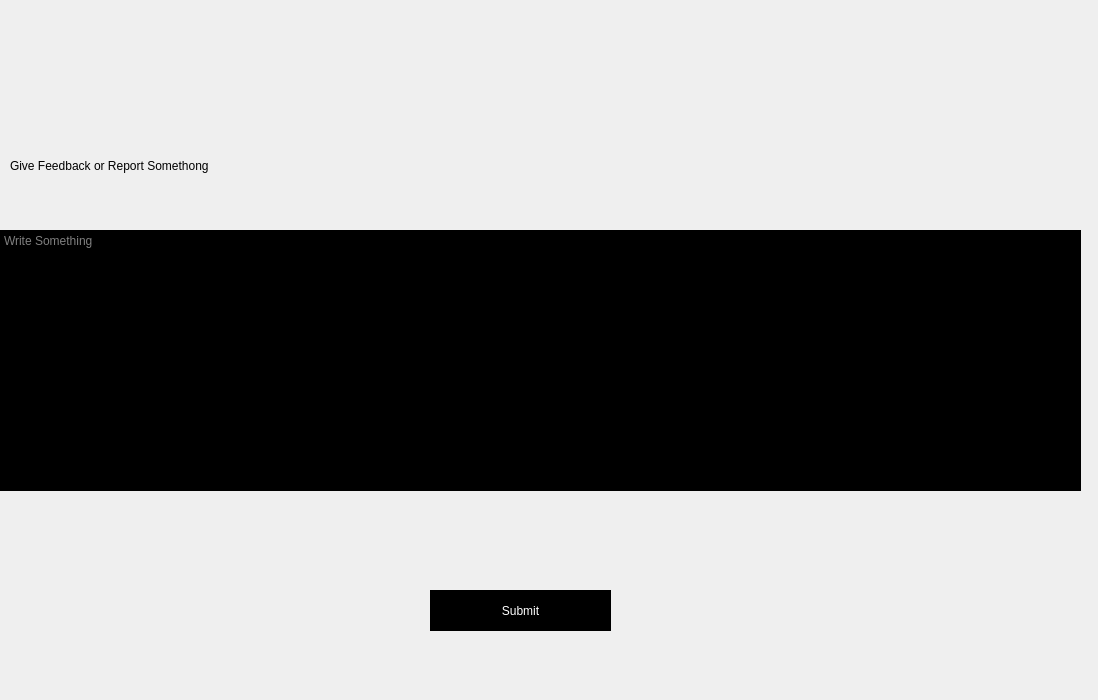
<?xml version="1.0" encoding="UTF-8"?>
<ui version="4.0">
 <class>treport</class>
 <widget class="QDialog" name="treport">
  <property name="enabled">
   <bool>true</bool>
  </property>
  <property name="geometry">
   <rect>
    <x>0</x>
    <y>0</y>
    <width>1098</width>
    <height>700</height>
   </rect>
  </property>
  <property name="windowTitle">
   <string>Report</string>
  </property>
  <property name="styleSheet">
   <string notr="true">*{background-image: url(:/img/img/inside.jpg);}
QMessageBox{
    font: 87 10pt &quot;Segoe UI Black&quot;;
}
QPushButton:pressed{
	background-color: rgb(255, 212, 39);
   border-radius:6px;
}</string>
  </property>
  <widget class="QLabel" name="label_icon">
   <property name="geometry">
    <rect>
     <x>420</x>
     <y>0</y>
     <width>231</width>
     <height>111</height>
    </rect>
   </property>
   <property name="text">
    <string/>
   </property>
   <property name="pixmap">
    <pixmap resource="resources.qrc">:/img/img/icon.png</pixmap>
   </property>
  </widget>
  <widget class="QLabel" name="label">
   <property name="geometry">
    <rect>
     <x>10</x>
     <y>140</y>
     <width>541</width>
     <height>51</height>
    </rect>
   </property>
   <property name="styleSheet">
    <string notr="true">font: 87 15pt &quot;Segoe UI Black&quot;;</string>
   </property>
   <property name="text">
    <string>Give Feedback or Report Somethong</string>
   </property>
  </widget>
  <widget class="QPushButton" name="pushButton">
   <property name="geometry">
    <rect>
     <x>430</x>
     <y>590</y>
     <width>181</width>
     <height>41</height>
    </rect>
   </property>
   <property name="styleSheet">
    <string notr="true">*{
background:black;
color:white;
font: 87 15pt &quot;Segoe UI Black&quot;;
border:black;
}

QPushButton:pressed{
	
	background-color: rgb(182, 11, 42);
   border-radius:6px;
}
QPushButton:hover{
	
	background-color: grey;
   border-radius:6px;
}</string>
   </property>
   <property name="text">
    <string>Submit</string>
   </property>
  </widget>
  <widget class="QPushButton" name="pushButton_2">
   <property name="geometry">
    <rect>
     <x>1010</x>
     <y>0</y>
     <width>81</width>
     <height>61</height>
    </rect>
   </property>
   <property name="styleSheet">
    <string notr="true">*{image: url(:/img/img/backbutoonyblack.jpg);
border:white}
QPushButton:pressed{
	
	background-color: rgb(182, 11, 42);
   border-radius:6px;
}</string>
   </property>
   <property name="text">
    <string/>
   </property>
  </widget>
  <widget class="QTextEdit" name="textEdit">
   <property name="geometry">
    <rect>
     <x>0</x>
     <y>230</y>
     <width>1081</width>
     <height>261</height>
    </rect>
   </property>
   <property name="styleSheet">
    <string notr="true">*{
background:black;
color:white;
font: 87 15pt &quot;Segoe UI Black&quot;;
border:black;
}</string>
   </property>
   <property name="placeholderText">
    <string>Write Something</string>
   </property>
  </widget>
 </widget>
 <resources>
  <include location="resources.qrc"/>
 </resources>
 <connections/>
</ui>
